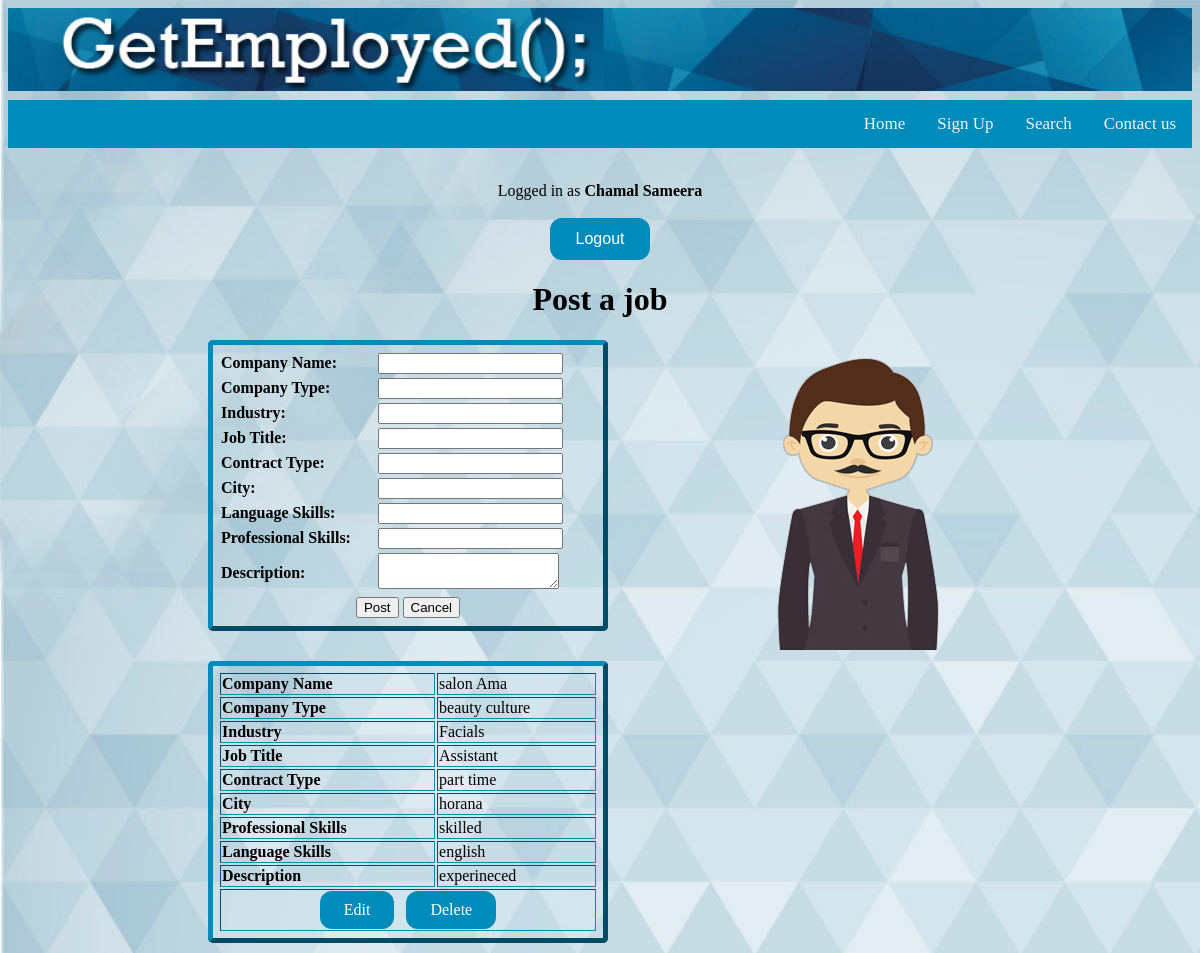
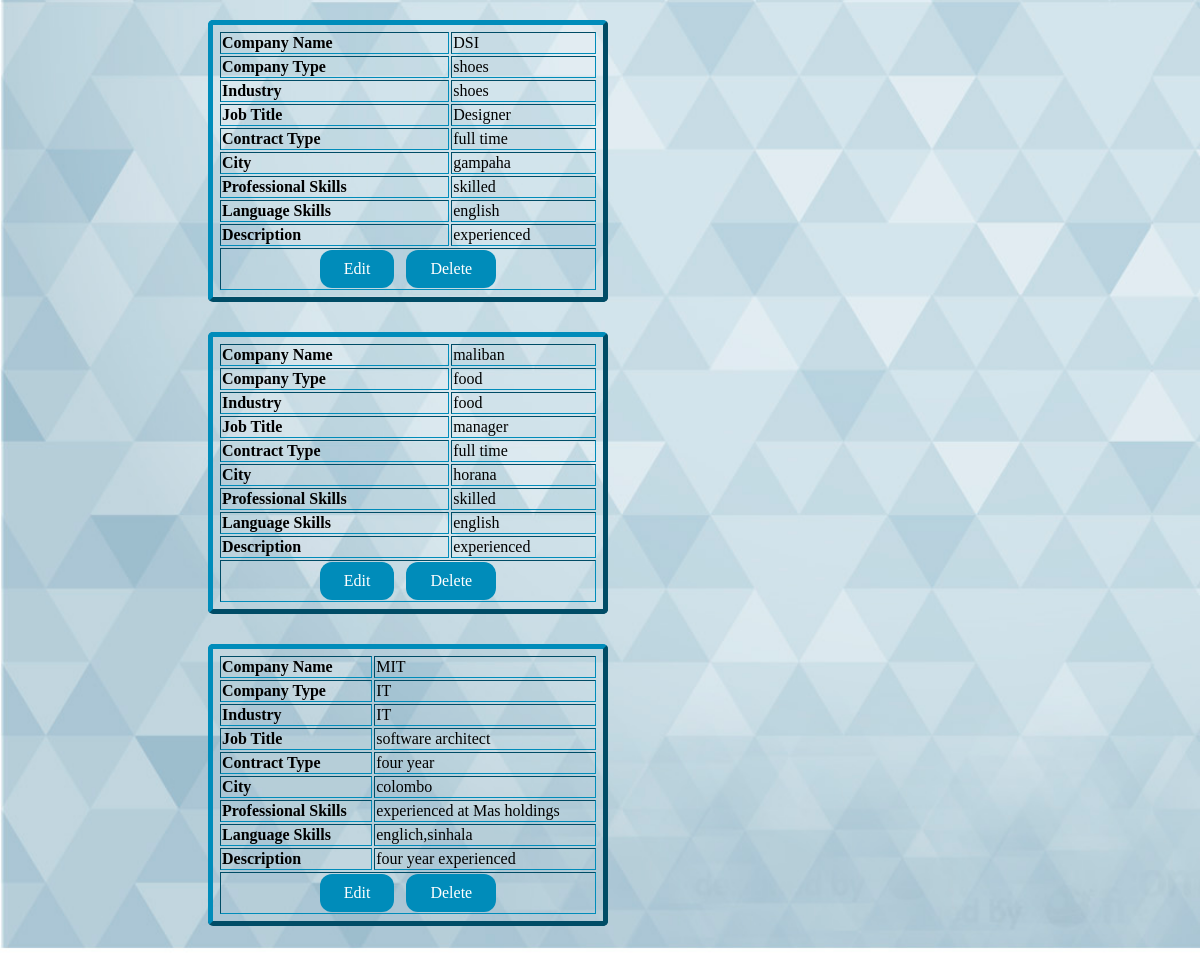
/pages/dashboard.php (signed in), run on the app's committed database (2 pictures, top to bottom).
### tables this page shows
CREATE TABLE IF NOT EXISTS `employer` (
  `Email` varchar(50) NOT NULL,
  `Password` varchar(40) NOT NULL,
  `First_Name` varchar(50) NOT NULL,
  `Last_Name` varchar(100) NOT NULL,
  `Contact` varchar(12) NOT NULL
);

CREATE TABLE IF NOT EXISTS `jobs` (
  `Job_ID` int(10) NOT NULL,
  `Employer_ID` varchar(50) NOT NULL,
  `Company_Name` varchar(30) NOT NULL,
  `Company_Type` varchar(30) NOT NULL,
  `Industry` varchar(30) NOT NULL,
  `Job_Title` varchar(30) NOT NULL,
  `Contract_Type` varchar(15) NOT NULL,
  `City` varchar(30) NOT NULL,
  `Description` text NOT NULL,
  `Language_Skills` varchar(100) NOT NULL,
  `Professional_Skills` varchar(100) NOT NULL
);

### pages/dashboard.php (the view, shortened to what this page needs)
<?php
	require_once('connection.php');
?>
<!DOCTYPE html>
<html>
<head>
    <link rel="stylesheet" type="text/css" href="../css/style.css">
</head>
<body>
	<img src='../img/sitename.jpg' style='width:100%'>
	<ul class='topnav'>
		<li><a href='contact.php'>Contact us</a></li>
		<li><a href='search.php'>Search</a></li>
		<li><a href='role.php'>Sign Up</a></li>
		<li><a href='../index.php'>Home</a></li>
	</ul>
    <br>
    <center>
	<?php
		if(isset($_SESSION['email'])) {
			$email = $_SESSION['email'];
		} else {
			header('Location:../index.php');
		}
		$sql = "SELECT first_name, last_name FROM employer WHERE email='$email'";
	    $result = $connection->query($sql);
	    $row = $result->fetch_assoc();
	    echo "Logged in as ";
	    foreach ($row as $key => $value) {
	    	echo "<b>" . $value . " </b>";
	    }
	    echo "<br/><br/><form><input type='submit' name='logout' value='Logout' class='button'></form>";
	?>
		<form name='job' method='post' action='' onSubmit='return validate()'>
		<h1>Post a job</h1>
		</center>
        <div id='emp'>
			<img src="../img/employer.png"><br>
    	</div>
			<table class="dashboard">
				<tr>
					<td><b>Company Name:</b></td>
					<td><input type='text' name='company_name'/></td>
				</tr>
				<tr>
					<td><b>Company Type:</b></td>
					<td><input type='text' name='company_type'/></td>
				</tr>
				<tr>
					<td><b>Industry:</b></td>
					<td><input type='text' name='industry'/></td>
				</tr>
				<tr>
					<td><b>Job Title:</b></td>
					<td><input type='text' name='job_title'/></td>
				</tr>
				<tr>
					<td><b>Contract Type:</b></td>
					<td><input type='text' name='contract_type'/></td>
				</tr>
				<tr>
					<td><b>City:</b></td>
					<td><input type='text' name='city'/></td>
				</tr>
				<tr>
					<td><b>Language Skills:</b></td>
					<td><input type='text' name='language'/></td>
				</tr>
				<tr>
					<td><b>Professional Skills:</b></td>
					<td><input type='text' name='professional'/></td>
				</tr>
				<tr>
					<td><b>Description:</b></td>
					<td><textarea name='description'></textarea></td>
				</tr>
				<tr>
					<td colspan='2' align='center'> <input type="submit" name="submit" value="Post"/> <input type="reset" value="Cancel"/> </td>
				</tr>
			</table><br/>
		<?php
			$sql = "SELECT job_id, company_name, company_type, industry, job_title, contract_type, city, professional_skills, language_skills, description FROM jobs WHERE employer_id='$email' ORDER BY job_id DESC";
	    	$result = $connection->query($sql);
	    	$row = $result->fetch_row();
	    	while(!($row == NULL)) {
		    	foreach($row as $key => $value) {
		    		if($key == 0){
		    			$job_id = $value;
		    		}
		    		if($key == 1){
		    			echo "<table border=1><tr><td><b> Company Name <b> </td><td>" . $value . "</td></tr>";
		    			continue;
		    		}
		    		if($key == 2){
		    			echo "<tr><td><b> Company Type <b> </td><td>" . $value . "</td></tr>";
		    			continue;
		    		}
		    		if($key == 3){
		    			echo "<tr><td><b> Industry <b> </td><td>" . $value . "</td></tr>";
		    			continue;
		    		}
		    		if($key == 4){
		    			echo "<tr><td><b> Job Title <b> </td><td>" . $value . "</td></tr>";
		    			continue;
		    		}
		    		if($key == 5){
		    			echo "<tr><td><b> Contract Type <b> </td><td>" . $value . "</td></tr>";
		    			continue;
		    		}
		    		if($key == 6){
		    			echo "<tr><td><b> City <b> </td><td>" . $value . "</td></tr>";
		    			continue;
		    		}
		    		if($key == 7){
		    			echo "<tr><td><b> Professional Skills <b> </td><td>" . $value . "</td></tr>";
		    			continue;
		    		}
		    		if($key == 8){
		    			echo "<tr><td><b> Language Skills <b> </td><td>" . $value . "</td></tr>";
		    			continue;
		    		}
		    		if($key == 9) {
		    			echo "<tr><td><b> Description <b> </td><td>" . $value . "</td></tr>";
		    			echo "<tr><td colspan='2' align='center'> <a href='edit.php?job_id=$job_id'>Edit</a> &nbsp; <a href='delete.php?job_id=$job_id'>Delete</a> </td></tr>";
		    		}
		    	}
		    	echo "</table><br/>";
		    	$row = $result->fetch_row();
		    }
		?>
	</body>
</html>

### css/style.css (style rules this page uses)
body { background-image: url("../img/back.jpg"); border-collapse: collapse; border-spacing: 0; background-repeat: no-repeat; background-size: cover; }
table { float:left; width:300px; margin:0px 0px 0px 200px; padding:5px; border-style: outset; border-width: 5px; border-color: #008CBA; border-radius: 5px; }
.button { background-color: #008CBA; border: 2px solid #008CBA; color: white; padding: 10px 24px; text-align: center; text-decoration: none; display: inline-block; font-size: 16px; border-radius: 12px; }
ul.topnav { list-style-type: none; margin-top: 5px; padding: 0; overflow: hidden; background-color: #008CBA; }
ul.topnav li { float: right; }
ul.topnav li a { display: inline-block; color: #f2f2f2; text-align: center; padding: 14px 16px; text-decoration: none; font-size: 17px; }
li a { display: block; color: #000; padding: 8px 0 8px 16px; text-decoration: none; }
a:link, a:visited { background-color: #008CBA; color: white; padding: 10px 24px; text-align: center; text-decoration: none; display: inline-block; border-radius: 12px; }

### pages/dashboard.php (style rules this page uses)
table { width:400px; margin:0px 0px 30px 200px; }
#emp { float:right; width:380px; margin:0px 135px 0px 0px; padding:10px; text-align: center; }

### data on the page
employer: First_Name "Chamal", Last_Name "Sameera"
jobs: Company_Name "salon Ama", Company_Type "beauty culture", Industry "Facials", Job_Title "Assistant", Contract_Type "part time", City "horana", Professional_Skills "skilled", Language_Skills "english", Description "experineced"
jobs: Company_Name "DSI", Company_Type "shoes", Industry "shoes", Job_Title "Designer", Contract_Type "full time", City "gampaha", Professional_Skills "skilled", Language_Skills "english", Description "experienced"
jobs: Company_Name "maliban", Company_Type "food", Industry "food", Job_Title "manager", Contract_Type "full time", City "horana", Professional_Skills "skilled", Language_Skills "english", Description "experienced"
jobs: Company_Name "MIT", Company_Type "IT", Industry "IT", Job_Title "software architect", Contract_Type "four year", City "colombo", Professional_Skills "experienced at Mas holdings", Language_Skills "englich,sinhala", Description "four year experienced"
